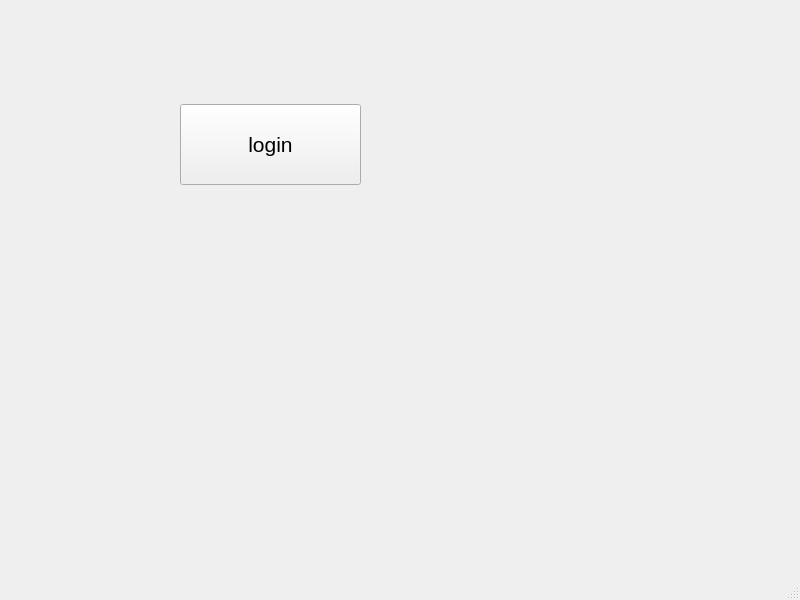
<?xml version="1.0" encoding="UTF-8"?>
<ui version="4.0">
 <class>MainWindow</class>
 <widget class="QMainWindow" name="MainWindow">
  <property name="geometry">
   <rect>
    <x>0</x>
    <y>0</y>
    <width>800</width>
    <height>600</height>
   </rect>
  </property>
  <property name="windowTitle">
   <string>MainWindow</string>
  </property>
  <widget class="QWidget" name="centralwidget">
   <widget class="QPushButton" name="btnLogin">
    <property name="geometry">
     <rect>
      <x>180</x>
      <y>104</y>
      <width>181</width>
      <height>81</height>
     </rect>
    </property>
    <property name="font">
     <font>
      <pointsize>16</pointsize>
     </font>
    </property>
    <property name="text">
     <string>login</string>
    </property>
   </widget>
  </widget>
  <widget class="QMenuBar" name="menubar">
   <property name="geometry">
    <rect>
     <x>0</x>
     <y>0</y>
     <width>800</width>
     <height>25</height>
    </rect>
   </property>
  </widget>
  <widget class="QStatusBar" name="statusbar"/>
 </widget>
 <resources/>
 <connections/>
</ui>
